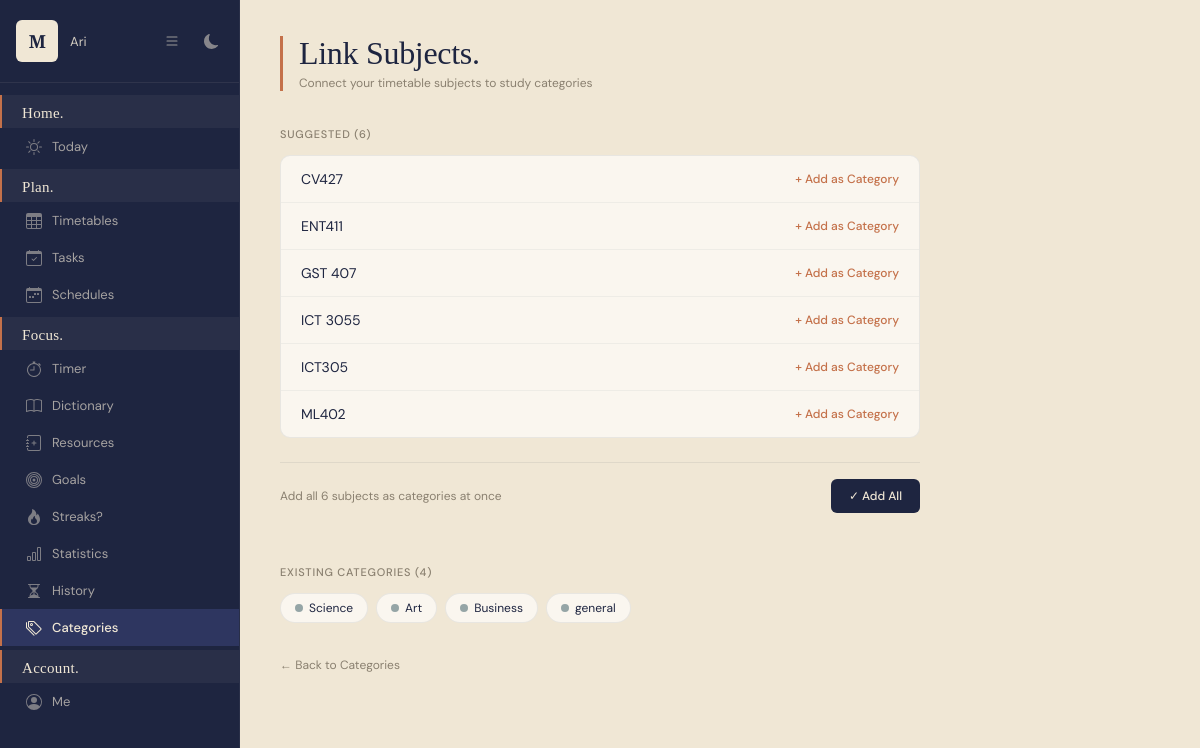
The app's page /study/subjects/suggest/ (signed in) with its own data.
### planner/models.py (models this page shows, shortened)
class Subject_and_location(models.Model):
    subject = models.CharField(max_length=1000)
    location = models.CharField(max_length=100)
    category = models.ForeignKey(
        'StudyCategory',
        on_delete=models.SET_NULL,
        null=True,
        blank=True
    )

class StudyCategory(models.Model):
    user = models.ForeignKey(User, on_delete=models.CASCADE)
    name = models.CharField(max_length=100)
    color = models.CharField(max_length=7, default='#3498db')
    class Meta:
        verbose_name_plural = "Study Categories"

### planner/views/study_views.py (the view)
# urls.py: path('study/subjects/suggest/', views.suggest_subjects, name='suggest_subjects'),
@login_required(login_url='planner:login')
def suggest_subjects(request):
    user_timetables = Timetable.objects.filter(user=request.user)
    timetable_entries = TimetableEntry.objects.filter(timetable__in=user_timetables)
    subjects = set(entry.subjectInfo.subject for entry in timetable_entries)
    existing_categories = StudyCategory.objects.filter(user=request.user).values_list('name', flat=True)
    suggested_subjects = sorted([s for s in subjects if s not in existing_categories])
    return render(request, 'study/suggest_subjects.html', {
        'suggested_subjects': suggested_subjects,
        'existing_categories': existing_categories,
    })

### planner/templates/study/suggest_subjects.html (shortened to what this page needs)
{% extends 'base.html' %}
{% block nav_categories %}active{% endblock %}
{% block content %}
<div class="suggest-page">
    <div class="suggest-header">
        <h1 class="suggest-title">Link Subjects.</h1>
        <p class="suggest-subtitle">Connect your timetable subjects to study categories</p>
    </div>
    {% if suggested_subjects %}
        <span class="suggest-section-label">
            Suggested ({{ suggested_subjects|length }})
        </span>
        <div class="suggest-list">
            {% for subject in suggested_subjects %}
            <div class="suggest-row">
                <span class="suggest-subject-name">{{ subject }}</span>
                <a href="{% url 'planner:quick_add_category' subject %}"
                   class="suggest-add-link">+ Add as Category</a>
            </div>
            {% endfor %}
        </div>
        <div class="suggest-bulk">
            <span class="suggest-bulk-text">Add all {{ suggested_subjects|length }} subjects as categories at once</span>
            <form method="post" action="{% url 'planner:bulk_add_categories' %}">
                <button type="submit" class="btn btn-primary" style="font-size:12px;">
                    ✓ Add All
                </button>
            </form>
        </div>
    {% else %}
        <div class="suggest-all-done">
            <p class="suggest-all-done-title">All linked! 🎉</p>
            <p class="suggest-all-done-text">All your timetable subjects are already categories.</p>
        </div>
    {% endif %}
    {% if existing_categories %}
    <span class="suggest-section-label">
        Existing Categories ({{ existing_categories|length }})
    </span>
    <div class="suggest-existing">
        {% for category in existing_categories %}
        <span class="suggest-existing-pill">
            <span class="suggest-existing-dot"
                  style="background: {{ category.color|default:'#95a5a6' }};"></span>
            {{ category }}
        </span>
        {% endfor %}
    </div>
    {% endif %}
    <a href="{% url 'planner:manage_categories' %}" class="suggest-back">← Back to Categories</a>
</div>
{% endblock %}

### planner/templates/base.html (shortened to what this page needs)
<!DOCTYPE html>
<html lang="en">
<head>
    <link rel="stylesheet" href="https://cdn.jsdelivr.net/npm/flatpickr/dist/flatpickr.min.css">
</head>
<body>
{% if user.is_authenticated %}
<aside>
    <div class="sidebar-top">
        <div class="logo-box">M</div>
        <span class="sidebar-username">{{ user.username }}</span>
        <button class="sidebar-toggle" id="sidebarToggle" title="Toggle sidebar">
            <svg xmlns="http://www.w3.org/2000/svg" width="16" height="16" fill="currentColor" viewBox="0 0 16 16">
                <path fill-rule="evenodd" d="M2.5 12a.5.5 0 0 1 .5-.5h10a.5.5 0 0 1 0 1H3a.5.5 0 0 1-.5-.5m0-4a.5.5 0 0 1 .5-.5h10a.5.5 0 0 1 0 1H3a.5.5 0 0 1-.5-.5m0-4a.5.5 0 0 1 .5-.5h10a.5.5 0 0 1 0 1H3a.5.5 0 0 1-.5-.5"/>
            </svg>
        </button>
        <button class="theme-toggle" id="themeToggle" title="Toggle dark mode">
        </button>
    </div>
    <nav>
        <div class="nav-section">
            <span class="nav-section-label">Home.</span>
            <a href="{% url 'planner:home' %}" class="nav-link {% block nav_today %}{% endblock %}" data-tooltip="Today">
                <span>Today</span>
            </a>
        </div>
        <div class="nav-section">
            <span class="nav-section-label">Plan.</span>
            <a href="{% url 'planner:timetable_home' %}" class="nav-link {% block nav_timetable %}{% endblock %}" data-tooltip="Today">
                <span>Timetables</span>
            </a>
            <a href="{% url 'planner:tasks_home' %}" class="nav-link {% block nav_tasks %}{% endblock %}" data-tooltip="Today">
                <span>Tasks</span>
            </a>
            <a href="{% url 'planner:schedule_home' %}" class="nav-link {% block nav_schedule %}{% endblock %}" data-tooltip="Schedule">
                <span>Schedules</span>
            </a>
        </div>
        <div class="nav-section">
            <span class="nav-section-label">Focus.</span>
            <a href="{% url 'planner:study_timer' %}" class="nav-link {% block nav_timer %}{% endblock %}" data-tooltip="Today">
                <span>Timer</span>
            </a>
            <a href="{% url 'planner:dictionary' %}" class="nav-link {% block nav_dictionary %}{% endblock %}" data-tooltip="Today">
                <span>Dictionary</span>
            </a>
            <a href="{% url 'planner:study_resources' %}" class="nav-link {% block nav_resources %}{% endblock %}" data-tooltip="Today">
                <span>Resources</span>
            </a>
            <a href="{% url 'planner:study_goals' %}" class="nav-link {% block nav_goals %}{% endblock %}" data-tooltip="Today">
                <span>Goals</span>
            </a>
            <a href="{% url 'planner:study_streaks' %}" class="nav-link {% block nav_streaks %}{% endblock %}" data-tooltip="Today">
                <span>Streaks?</span>
            </a>
            <a href="{% url 'planner:study_statistics' %}" class="nav-link {% block nav_statistics %}{% endblock %}" data-tooltip="Today">
                <span>Statistics</span>
            </a>
            <a href="{% url 'planner:study_history' %}" class="nav-link {% block nav_history %}{% endblock %}" data-tooltip="Today">
                <span>History</span>
            </a>
            <a href="{% url 'planner:manage_categories' %}" class="nav-link {% block nav_categories %}{% endblock %}" data-tooltip="Today">
                <span>Categories</span>
            </a>
        </div>
        <div class="nav-section">
            <span class="nav-section-label">Account.</span>
            <a href="{% url 'planner:my_account' %}" class="nav-link {% block nav_account %}{% endblock %}" data-tooltip="Today">
                <svg xmlns="http://www.w3.org/2000/svg" width="14" height="14" fill="currentColor" viewBox="0 0 16 16">
                    <path d="M11 6a3 3 0 1 1-6 0 3 3 0 0 1 6 0"/>
                    <path fill-rule="evenodd" d="M0 8a8 8 0 1 1 16 0A8 8 0 0 1 0 8m8-7a7 7 0 0 0-5.468 11.37C3.242 11.226 4.805 10 8 10s4.757 1.225 5.468 2.37A7 7 0 0 0 8 1"/>
                </svg>
                <span>Me</span>
            </a>
        </div>
    </nav>
</aside>
<main>
{% else %}
<main style="margin-left: 0;">
{% endif %}
    {% block content %}{% endblock %}
</main>
</body>
</html>

### records on screen
Subject_and_location: suggested_subjects "CV427"
Subject_and_location: suggested_subjects "ENT411"
Subject_and_location: suggested_subjects "GST 407"
Subject_and_location: suggested_subjects "ICT 3055"
Subject_and_location: suggested_subjects "ICT305"
Subject_and_location: suggested_subjects "ML402"
StudyCategory: name "Science"
StudyCategory: name "Art"
StudyCategory: name "Business"
StudyCategory: name "general"

### other values on screen
{{ user.username }} "Ari"
{{ suggested_subjects|length }} "6"
{{ existing_categories|length }} "4"
